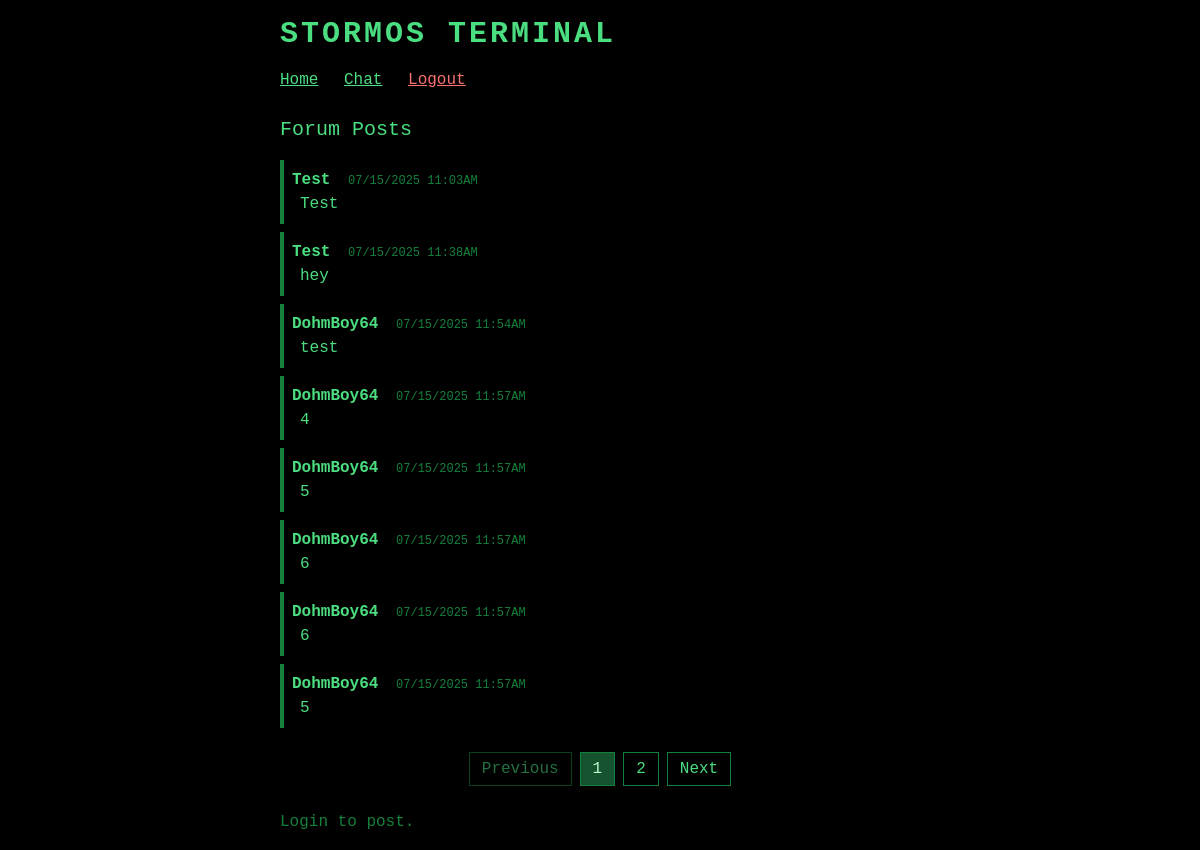
Page /forum on the committed database.
### backend/models.py (models this page shows)
class User(Base):
    __tablename__ = 'users'
    id = Column(Integer, primary_key=True, index=True)
    username = Column(String, unique=True, index=True, nullable=False)
    hashed_password = Column(String, nullable=False)
    posts = relationship('ForumPost', back_populates='user')
    messages = relationship('ChatMessage', back_populates='user')

class ForumPost(Base):
    __tablename__ = 'forum_posts'
    id = Column(Integer, primary_key=True, index=True)
    user_id = Column(Integer, ForeignKey('users.id'), nullable=False)
    content = Column(Text, nullable=False)
    created_at = Column(DateTime, default=datetime.utcnow)
    user = relationship('User', back_populates='posts')

### backend/main.py (the view)
@app.get('/forum', response_class=HTMLResponse)
def forum(request: Request, db: Session = Depends(get_db)):
    from zoneinfo import ZoneInfo
    from fastapi import Query
    page = int(request.query_params.get('page', 1))
    per_page = 8
    total_posts = db.query(models.ForumPost).count()
    total_pages = (total_posts + per_page - 1) // per_page
    posts = db.query(models.ForumPost).order_by(models.ForumPost.created_at.asc()).offset((page-1)*per_page).limit(per_page).all()
    formatted_posts = []
    for p in posts:
        username = p.user.username if p.user else 'Unknown'
        created_at = p.created_at
        if created_at.tzinfo is None:
            created_at = created_at.replace(tzinfo=timezone.utc)
        timestamp = created_at.astimezone(ZoneInfo('US/Eastern')).strftime('%m/%d/%Y %I:%M%p')
        formatted_posts.append({
            'username': username,
            'content': p.content,
            'timestamp': timestamp
        })
    user = request.session.get('user')
    return templates.TemplateResponse('forum.html', {"request": request, "posts": formatted_posts, "user": user, "page": page, "total_pages": total_pages})

### frontend/templates/forum.html (shortened to what this page needs)
{% extends 'base.html' %}
{% block content %}
<div class="mb-6">
    <a href="/" class="underline">Home</a>
    <a href="/chat" class="underline ml-4">Chat</a>
    <a href="/logout" class="underline text-red-400 ml-4">Logout</a>
</div>
<h2 class="text-xl mb-4">Forum Posts</h2>
<div class="mb-6">
    {% for post in posts %}
        <div class="mb-2 p-2 border-l-4 border-green-700 bg-black">
            <span class="font-bold">{{ post.username }}</span>
            <span class="text-green-700 text-xs ml-2">{{ post.timestamp }}</span>
            <div class="ml-2">{{ post.content }}</div>
        </div>
    {% else %}
        <div class="text-green-700">No posts yet.</div>
    {% endfor %}
</div>
{% if total_pages > 1 %}
<div class="flex justify-center items-center space-x-2 mb-6">
    <a href="?page={{ page-1 }}" class="px-3 py-1 border border-green-700 text-green-400 hover:bg-green-900 {% if page == 1 %}opacity-50 pointer-events-none{% endif %}">Previous</a>
    {% for p in range(1, total_pages+1) %}
        <a href="?page={{ p }}" class="px-3 py-1 border border-green-700 {% if p == page %}bg-green-900 text-green-200{% else %}text-green-400 hover:bg-green-900{% endif %}">{{ p }}</a>
    {% endfor %}
    <a href="?page={{ page+1 }}" class="px-3 py-1 border border-green-700 text-green-400 hover:bg-green-900 {% if page == total_pages %}opacity-50 pointer-events-none{% endif %}">Next</a>
</div>
{% endif %}
{% if user %}
<form action="/forum" method="post" class="mb-4">
    <textarea name="content" class="bg-black border border-green-400 text-green-400 p-2 w-full mb-2" rows="3" required></textarea>
    <button type="submit" class="bg-green-900 hover:bg-green-700 text-green-200 px-4 py-2">Post</button>
</form>
{% else %}
<div class="text-green-700">Login to post.</div>
{% endif %}
{% endblock %}

### frontend/templates/base.html (shortened to what this page needs)
<!DOCTYPE html>
<html lang="en">
<head>
    <script src="https://cdn.tailwindcss.com"></script>
</head>
<body class="bg-black text-green-400 font-mono min-h-screen">
    <div class="max-w-2xl mx-auto p-4">
        <h1 class="text-3xl mb-4 font-bold tracking-widest">STORMOS TERMINAL</h1>
        {% block content %}{% endblock %}
    </div>
</body>
</html>

### rows in the picture
User: username "Test" "Test"
ForumPost: content "Test"
ForumPost: content "hey"
User: username "DohmBoy64" "DohmBoy64", username "DohmBoy64", timestamp "07/15/2025 11:57AM", content "5", content "6"
ForumPost: content "test"
ForumPost: content "4"

### other values in the picture
{{ post.timestamp }} "07/15/2025 11:03AM" "07/15/2025 11:38AM" "07/15/2025 11:54AM" "07/15/2025 11:57AM"
{{ p }} "1" "2"
